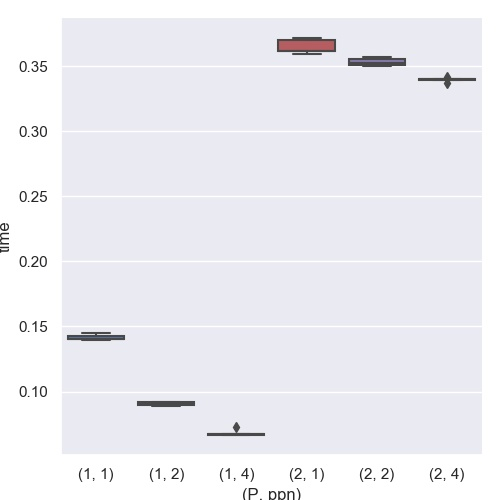

Write the Python code that produced this figure.
# Execution instructions: python3 plot.py data
# Here "data" file is generated using run.sh 

#!/usr/bin/env python
# coding: utf-8


import pandas as pd
import seaborn as sns
import numpy as np
import matplotlib.pyplot as plt
import sys

def get_data(filename):

    data = []
    with open(filename, 'r') as f:
        
        cnt = 0
        for line in f.readlines():

            line = line[:-1]
            if len(line) == 0 or cnt % 5 != 4:
                cnt += 1
                continue
            
            time = float(line.strip())
            data.append(time)

            cnt += 1

    return data

def make_plot(data):
    sns.set()

    demo_input_format = pd.DataFrame.from_dict({
        "P": [],
        "ppn": [],
        "time": [],
    })

    index = 0
    for execution in range(5):
        for P in [1, 2]:
            for ppn in [1, 2, 4]:
                    # Change with the actual data
                    demo_input_format = demo_input_format.append({
                        "P": P, "ppn": ppn, "time": data[index]
                    }, ignore_index=True)

                    index += 1

    type_convert_dict = {
        'P': int,
        'ppn': int,
    }
    demo_input_format = demo_input_format.astype(type_convert_dict)

    demo_input_format["(P, ppn)"] = list(map(lambda x, y: ("(" + x + ", " + y + ")"), map(str, demo_input_format["P"]), map(str, demo_input_format["ppn"])))


    sns.catplot(x="(P, ppn)", y="time", data=demo_input_format, kind="box")

    plt.savefig('plot.jpg')



datafile = sys.argv[1]

data = get_data(datafile)

make_plot(data)
